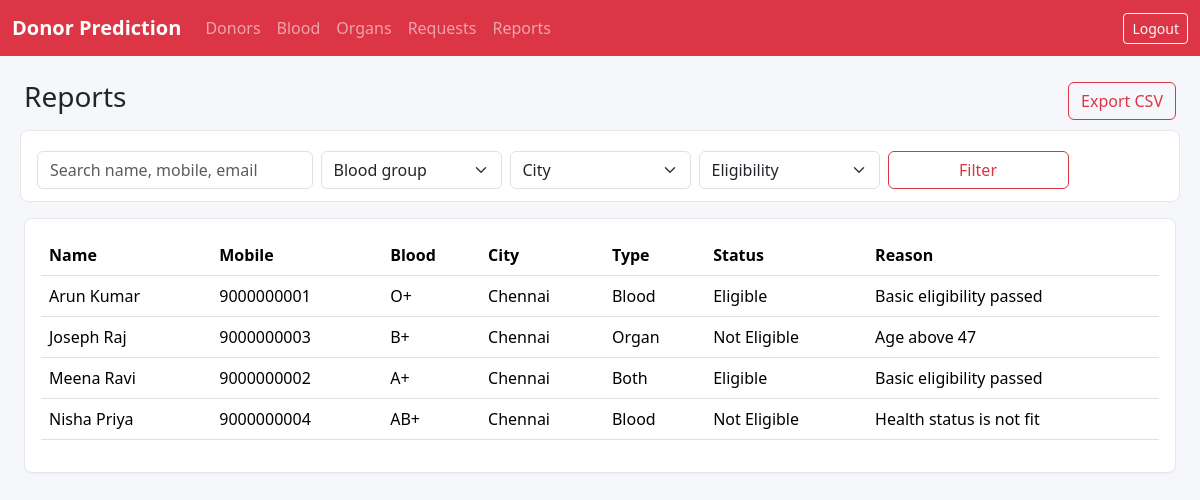
The app's page /reports/ (signed in) with its own data.
### donors/models.py (models this page shows, shortened)
class Donor(models.Model):
    GENDER_CHOICES = [("Male", "Male"), ("Female", "Female"), ("Other", "Other")]
    DONOR_TYPE_CHOICES = [("Blood", "Blood"), ("Organ", "Organ"), ("Both", "Both")]
    ELIGIBILITY_CHOICES = [("Eligible", "Eligible"), ("Not Eligible", "Not Eligible")]
    name = models.CharField(max_length=120)
    age = models.PositiveSmallIntegerField(validators=[MinValueValidator(18), MaxValueValidator(70)])
    gender = models.CharField(max_length=10, choices=GENDER_CHOICES)
    mobile_number = models.CharField(max_length=10, unique=True, validators=[mobile_validator])
    email = models.EmailField(blank=True)
    address = models.TextField()
    city = models.ForeignKey(City, on_delete=models.PROTECT)
    district = models.ForeignKey(District, on_delete=models.PROTECT)
    blood_group = models.ForeignKey(BloodGroup, on_delete=models.PROTECT)
    donor_type = models.CharField(max_length=10, choices=DONOR_TYPE_CHOICES)
    health_status = models.ForeignKey(HealthStatus, on_delete=models.PROTECT, null=True, blank=True)
    available = models.BooleanField(default=True)
    eligibility_status = models.CharField(max_length=20, choices=ELIGIBILITY_CHOICES, default="Eligible")
    eligibility_reason = models.CharField(max_length=160, blank=True)
    created_by = models.ForeignKey(settings.AUTH_USER_MODEL, on_delete=models.SET_NULL, null=True, blank=True)
    created_at = models.DateTimeField(auto_now_add=True)
    updated_at = models.DateTimeField(auto_now=True)
    class Meta:
        ordering = ["name"]
        indexes = [
            models.Index(fields=["blood_group", "city", "eligibility_status"]),
            models.Index(fields=["donor_type", "eligibility_status"]),
        ]

class NamedMaster(models.Model):
    name = models.CharField(max_length=80, unique=True)
    is_active = models.BooleanField(default=True)
    class Meta:
        abstract = True
        ordering = ["name"]
    def __str__(self):
        return self.name

class BloodGroup(NamedMaster):
    pass

class City(NamedMaster):
    pass

### donors/views.py (the view, shortened to what this page needs)
# urls.py: path("reports/", views.reports, name="reports"),
@login_required
def reports(request):
    donors = donor_queryset(request)
    return render(request, "donors/reports.html", {"donors": donors, "blood_groups": BloodGroup.objects.all(), "cities": City.objects.all(), "organ_types": OrganType.objects.all()})

### donors/views.py (called while the page is built)
def donor_queryset(request):
    qs = Donor.objects.select_related("city", "district", "blood_group", "health_status")
    search = request.GET.get("q", "").strip()
    if search:
        qs = qs.filter(Q(name__icontains=search) | Q(mobile_number__icontains=search) | Q(email__icontains=search))
    for field in ["blood_group", "city", "district", "donor_type", "eligibility_status"]:
        value = request.GET.get(field)
        if value:
            qs = qs.filter(**{field: value})
    organ_type = request.GET.get("organ_type")
    if organ_type:
        qs = qs.filter(organ_profile__organ_type_id=organ_type)
    return qs

### templates/donors/reports.html
{% extends "base.html" %}
{% block content %}
<div class="d-flex justify-content-between align-items-center mb-3">
  <h1 class="h3">Reports</h1>
  <a class="btn btn-outline-danger" href="?{{ request.GET.urlencode }}&export=csv">Export CSV</a>
</div>
<form class="row g-2 filters mb-3">
  <div class="col-md-3"><input class="form-control" name="q" value="{{ request.GET.q }}" placeholder="Search name, mobile, email"></div>
  <div class="col-md-2"><select class="form-select" name="blood_group"><option value="">Blood group</option>{% for item in blood_groups %}<option value="{{ item.id }}">{{ item.name }}</option>{% endfor %}</select></div>
  <div class="col-md-2"><select class="form-select" name="city"><option value="">City</option>{% for item in cities %}<option value="{{ item.id }}">{{ item.name }}</option>{% endfor %}</select></div>
  <div class="col-md-2"><select class="form-select" name="eligibility_status"><option value="">Eligibility</option><option>Eligible</option><option>Not Eligible</option></select></div>
  <div class="col-md-2"><button class="btn btn-outline-danger w-100">Filter</button></div>
</form>
<section class="panel table-responsive">
  <table class="table table-hover align-middle">
    <tr><th>Name</th><th>Mobile</th><th>Blood</th><th>City</th><th>Type</th><th>Status</th><th>Reason</th></tr>
    {% for donor in donors %}
    <tr>
      <td>{{ donor.name }}</td>
      <td>{{ donor.mobile_number }}</td>
      <td>{{ donor.blood_group }}</td>
      <td>{{ donor.city }}</td>
      <td>{{ donor.donor_type }}</td>
      <td>{{ donor.eligibility_status }}</td>
      <td>{{ donor.eligibility_reason }}</td>
    </tr>
    {% empty %}
    <tr><td colspan="7" class="text-center text-muted">No report records found.</td></tr>
    {% endfor %}
  </table>
</section>
{% endblock %}

### static/css/styles.css (style rules this page uses)
body { background: #f6f7fb; }
.metric, .panel, .form-card, .login-panel { background: #fff; border: 1px solid #e5e7eb; border-radius: 8px; padding: 1rem; box-shadow: 0 1px 2px rgba(0,0,0,.04); }
.filters { background: #fff; border: 1px solid #e5e7eb; border-radius: 8px; padding: .75rem; }

### records on screen
Donor: name "Arun Kumar", mobile_number "9000000001", blood_group "O+", city "Chennai", donor_type "Blood", eligibility_status "Eligible", eligibility_reason "Basic eligibility passed"
Donor: name "Joseph Raj", mobile_number "9000000003", blood_group "B+", city "Chennai", donor_type "Organ", eligibility_status "Not Eligible", eligibility_reason "Age above 47"
Donor: name "Meena Ravi", mobile_number "9000000002", blood_group "A+", city "Chennai", donor_type "Both", eligibility_status "Eligible", eligibility_reason "Basic eligibility passed"
Donor: name "Nisha Priya", mobile_number "9000000004", blood_group "AB+", city "Chennai", donor_type "Blood", eligibility_status "Not Eligible", eligibility_reason "Health status is not fit"
